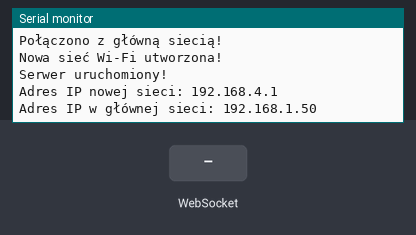
Simulated run of this sketch. Board: ESP32. Shown: the last lines printed to the serial monitor. Inputs (shaded band) come from the test bench. WiFi joins after 1.5 s; servers stay silent unless stated; storage starts empty.

Above: at 3.2 s.
3.3 s: WebSocket text "oprawa1" received
At 4.2 s:
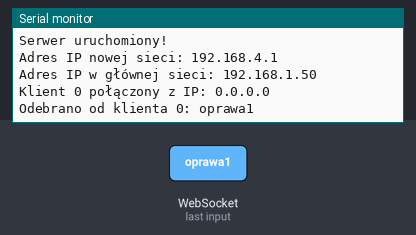
4.8 s: WebSocket text "1" received
At 5.4 s:
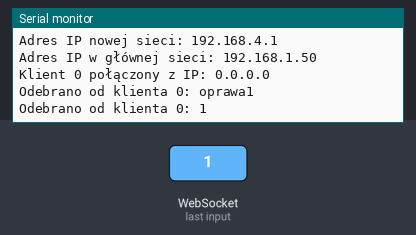

Measured:
- after the input at 3.3 s, the serial monitor: prints a new line at once (image 1)
- after the input at 4.8 s, the serial monitor: prints a new line at once (image 2)

The sketch:

ESP_MASTER.ino
```cpp
#include <WiFi.h>
#include <SPIFFS.h>
#include <WebServer.h>
#include <WebSocketsServer.h>
#include <ArduinoJson.h>

const char* main_ssid = "TP-LINK_Dom";         // Główna sieć Wi-Fi
const char* main_password = "***:D";
const char* ap_ssid = "ESP_Master";            // Nowa sieć Wi-Fi
const char* ap_password = "haslo111";

WebServer server(80);
WebSocketsServer webSocket = WebSocketsServer(81);

int varOprawa1 = 100;
int varOprawa2 = 100;

void setup() {
  Serial.begin(115200);
  if (!SPIFFS.begin(true)) {
    Serial.println("Nie udało się zainicjować SPIFFS");
    return;
  }

  // Połączenie z główną siecią
  WiFi.mode(WIFI_AP_STA);
  WiFi.begin(main_ssid, main_password);
  Serial.print("Łączenie z główną siecią...");
  if (WiFi.status() != WL_CONNECTED) {
    delay(2000);
  }
  Serial.println("\nPołączono z główną siecią!");
  // Ustawienie nowej sieci Wi-Fi
  WiFi.softAP(ap_ssid, ap_password);
  Serial.println("Nowa sieć Wi-Fi utworzona!");

  // Obsługa żądań na stronie głównej
  server.on("/", HTTP_GET, []() {
    File file = SPIFFS.open("/index.html", "r");
    if (!file) {
      server.send(404, "text/plain", "404: Not Found");
      return;
    }
    server.streamFile(file, "text/html");
    file.close();
  });

  // Obsługa żądania GET do wysłania początkowych danych
//  server.on("/start-serwer", HTTP_GET, []() {
//    StaticJsonDocument<200> jsonDoc;
//    jsonDoc["varOprawa1"] = varOprawa1;
//    jsonDoc["varOprawa2"] = varOprawa2;
//    jsonDoc["IP_STA"] = WiFi.localIP().toString();
//    jsonDoc["IP_AP"] = WiFi.softAPIP().toString();
//
//    String jsonResponse;
//    serializeJson(jsonDoc, jsonResponse);
//    server.send(200, "application/json", jsonResponse);
//  });

  //    server.on("/push", HTTP_POST, []() {
  //      if (server.hasArg("oprawa1")) {
  //        oprawa1 = server.arg("oprawa1");
  //        Serial.print("Ustawiono wartość suwaka 1: ");
  //        Serial.println(oprawa1);
  //      }
  //      if (server.hasArg("oprawa2")) {
  //        oprawa2 = server.arg("oprawa2");
  //        Serial.print("Ustawiono wartość suwaka 2: ");
  //        Serial.println(oprawa2);
  //      }
  //    }

  // Start serwera
  server.begin();
  Serial.println("Serwer uruchomiony!");
  webSocket.begin();
  webSocket.onEvent(webSocketEvent);

  Serial.print("Adres IP nowej sieci: ");
  Serial.println(WiFi.softAPIP());
  Serial.print("Adres IP w głównej sieci: ");
  Serial.println(WiFi.localIP());
}

void loop() {
  server.handleClient(); // Obsługuje klienta
  webSocket.loop();      // Obsługuje WebSocket


}

// Funkcja obsługująca zdarzenia WebSocket
void webSocketEvent(uint8_t clientNum, WStype_t type, uint8_t *payload, size_t length) {
  switch (type) {
    case WStype_DISCONNECTED: // Klient odłączony
      Serial.printf("Klient %u odłączony\n", clientNum);
      break;

    case WStype_CONNECTED: { // Klient połączony
        IPAddress ip = webSocket.remoteIP(clientNum);
        Serial.printf("Klient %u połączony z IP: %s\n", clientNum, ip.toString().c_str());
        StaticJsonDocument<200> jsonDoc;
        jsonDoc["varOprawa1"] = varOprawa1;
        jsonDoc["varOprawa2"] = varOprawa2;
        jsonDoc["IP_STA"] = WiFi.localIP().toString();
        jsonDoc["IP_AP"] = WiFi.softAPIP().toString();

        String jsonResponse;
        serializeJson(jsonDoc, jsonResponse);
        webSocket.sendTXT(clientNum, jsonResponse);
        break;
      }

    case WStype_TEXT: // Otrzymano tekst
      String message = String((char*)payload);
      // Odpowiedź do wszystich
      for (uint8_t i = 0; i < webSocket.connectedClients(); i++) {
        if (i != clientNum) { // Pomija klienta, który wysłał wiadomość
          webSocket.sendTXT(i, message);
        }
      }
      StaticJsonDocument<200> jsonDoc;
      deserializeJson(jsonDoc, message);
      Serial.printf("Odebrano od klienta %u: %s\n", clientNum, message.c_str());
      varOprawa1 = jsonDoc["varOprawa1"];
      varOprawa2 = jsonDoc["varOprawa2"];
      if (jsonDoc.containsKey("resetFixture")) {
        String resetValue = jsonDoc["resetFixture"].as<String>();
        Serial.print("Wartość resetFixture: ");
        Serial.println(resetValue);
      }

      break;
  }
}
```
